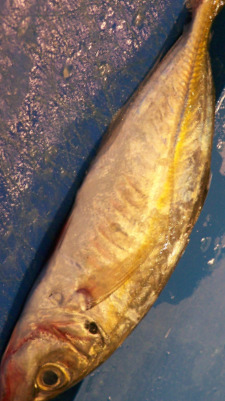
#> input picture dataset/0/fish_0.jpg, 225 x 401 px; its folder holds only this picture in this run
$ jupyter execute --allow-errors fish_disease.ipynb   (older library calls are emulated)
#> lines starting #> are read from the running program, lines starting #| are printed output that depends on the picture
#> further down, im is the input picture: PIL image 225x401 RGB; mean R, G, B 128.9, 108.2, 89.9
#> `new_img = im.resize((SIZE,SIZE),Image.BICUBIC)`:
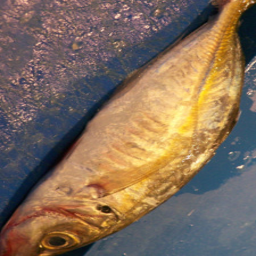
#> new_img: PIL image 256x256 RGB; mean R, G, B 128.9, 108.2, 89.9
#| 256 256
[cell 1]
import numpy as np
import matplotlib.pyplot as plt
import glob
import cv2 as cv
import os
import seaborn as sns
import pandas as pd
from skimage.filters import sobel
from skimage.feature import greycomatrix, greycoprops
from skimage.measure import shannon_entropy
from sklearn.model_selection import train_test_split
from sklearn.preprocessing import StandardScaler
import pickle
from PIL import Image
from tqdm.notebook import tqdm

from sklearn.cluster import KMeans
from sklearn.cluster import MiniBatchKMeans
from sklearn.metrics import confusion_matrix, classification_report

import torch
import torch.nn as nn
import torch.optim as optim
from torch.utils.data import Dataset, DataLoader, WeightedRandomSampler

[cell 2]
def clahe(image, denoise=False, verbose=False, limit=None):
    # bgr = cv2.imread(image_path)
#> called with denoise = True, verbose = False, limit = 0
    bgr = image

    lab = cv.cvtColor(bgr, cv.COLOR_BGR2LAB)
#> lab: shape (256, 256, 3); mean of channels 0, 1, 2 119.8, 135, 140.3
    lab_planes = cv.split(lab)
    clahe = cv.createCLAHE(clipLimit=limit)
    lab_planes[0] = clahe.apply(lab_planes[0])
    #lab_planes[1] = clahe.apply(lab_planes[1])
    #lab_planes[2] = clahe.apply(lab_planes[2])
    lab = cv.merge(lab_planes)
    bgr = cv.cvtColor(lab, cv.COLOR_LAB2BGR)

    if denoise:
        bgr = cv.fastNlMeansDenoisingColored(bgr, None, 10, 10, 1, 3)
        #bgr = cv2.bilateralFilter(bgr, 5, 1, 1)

    if verbose:
        cv.imshow("test", bgr)
        cv.waitKey(0)
        cv.destroyAllWindows()
    return bgr

[cell 3]
SIZE = 256

[cell 4]
image_data = []
labels_data = []
image_paths = []

#> (the rest of this cell did not finish here and is left out)

#> (a cell that did not finish here is left out)

[cell 6]
image_data = np.array(image_data)
labels_data = np.array(labels_data)

[cell 7]
from sklearn import preprocessing
le = preprocessing.LabelEncoder()
le.fit(labels_data)
labels_encoded = le.transform(labels_data)

[cell 8]
def feature_extractor(dataset):
    image_dataset = pd.DataFrame()
    for image in range(dataset.shape[0]):
        #print(image)

        df = pd.DataFrame()

        img = dataset[image, :,:]

        #Full image
        #GLCM = greycomatrix(img, [1], [0, np.pi/4, np.pi/2, 3*np.pi/4])
        GLCM = greycomatrix(img, [3], [0])
        GLCM_Energy = greycoprops(GLCM, 'energy')[0]
        df['Energy_0'] = GLCM_Energy
        GLCM_corr = greycoprops(GLCM, 'correlation')[0]
        df['Corr_0'] = GLCM_corr
        GLCM_hom = greycoprops(GLCM, 'homogeneity')[0]
        df['Homogen_0'] = GLCM_hom
        GLCM_contr = greycoprops(GLCM, 'contrast')[0]
        df['Contrast_0'] = GLCM_contr
        GLCM_Asm = greycoprops(GLCM, 'ASM')[0]
        df['ASM_0'] = GLCM_Asm


        GLCM2 = greycomatrix(img, [3], [np.pi/4])
        GLCM_Energy2 = greycoprops(GLCM2, 'energy')[0]
        df['Energy_45'] = GLCM_Energy2
        GLCM_corr2 = greycoprops(GLCM2, 'correlation')[0]
        df['Corr_45'] = GLCM_corr2
        GLCM_hom2 = greycoprops(GLCM2, 'homogeneity')[0]
        df['Homogen_45'] = GLCM_hom2
        GLCM_contr2 = greycoprops(GLCM2, 'contrast')[0]
        df['Contrast_45'] = GLCM_contr2
        GLCM_Asm2 = greycoprops(GLCM, 'ASM')[0]
        df['ASM_45'] = GLCM_Asm2

        GLCM3 = greycomatrix(img, [3], [np.pi/2])
        GLCM_Energy3 = greycoprops(GLCM3, 'energy')[0]
        df['Energy_90'] = GLCM_Energy3
        GLCM_corr3 = greycoprops(GLCM3, 'correlation')[0]
        df['Corr_90'] = GLCM_corr3
        GLCM_hom3 = greycoprops(GLCM3, 'homogeneity')[0]
        df['Homogen_90'] = GLCM_hom3
        GLCM_contr3 = greycoprops(GLCM3, 'contrast')[0]
        df['Contrast_90'] = GLCM_contr3
        GLCM_Asm3 = greycoprops(GLCM, 'ASM')[0]
        df['ASM_90'] = GLCM_Asm3

        GLCM4 = greycomatrix(img, [3], [3*np.pi/4])
        GLCM_Energy4 = greycoprops(GLCM4, 'energy')[0]
        df['Energy_135'] = GLCM_Energy4
        GLCM_corr4 = greycoprops(GLCM4, 'correlation')[0]
        df['Corr_135'] = GLCM_corr4
        GLCM_hom4 = greycoprops(GLCM4, 'homogeneity')[0]
        df['Homogen_135'] = GLCM_hom4
        GLCM_contr4 = greycoprops(GLCM4, 'contrast')[0]
        df['Contrast_135'] = GLCM_contr4
        GLCM_Asm4 = greycoprops(GLCM, 'ASM')[0]
        df['ASM_135'] = GLCM_Asm4


        image_dataset = image_dataset.append(df)

    return image_dataset


$ run again, on dataset/1/EUS1.jpg
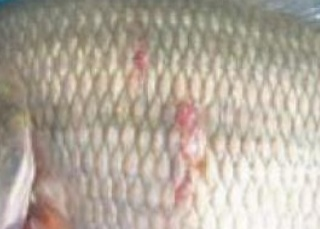
#> input picture dataset/1/EUS1.jpg, 320 x 229 px
#> im is the input picture: PIL image 320x229 RGB; mean R, G, B 180, 170, 156.6
#> `new_img = im.resize((SIZE,SIZE),Image.BICUBIC)`:
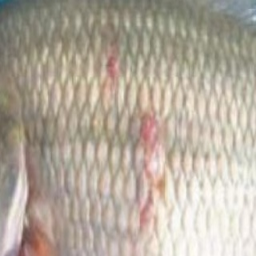
#> new_img: PIL image 256x256 RGB; mean R, G, B 180, 170, 156.6
#| 256 256
#> lab: shape (256, 256, 3); mean of channels 0, 1, 2 178.2, 129.3, 136.3

$ run again, on dataset/0/fish_1.jpg
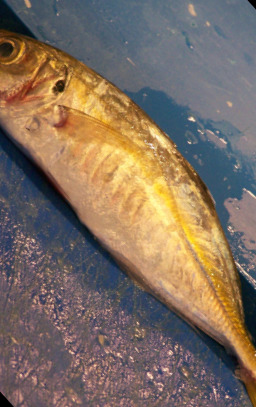
#> input picture dataset/0/fish_1.jpg, 256 x 407 px
#> im is the input picture: PIL image 256x407 RGB; mean R, G, B 126.9, 109.9, 96.1
#> `new_img = im.resize((SIZE,SIZE),Image.BICUBIC)`:
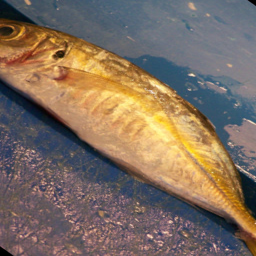
#> new_img: PIL image 256x256 RGB; mean R, G, B 126.9, 109.9, 96.1
#| 256 256
#> lab: shape (256, 256, 3); mean of channels 0, 1, 2 121.1, 134, 137.4
